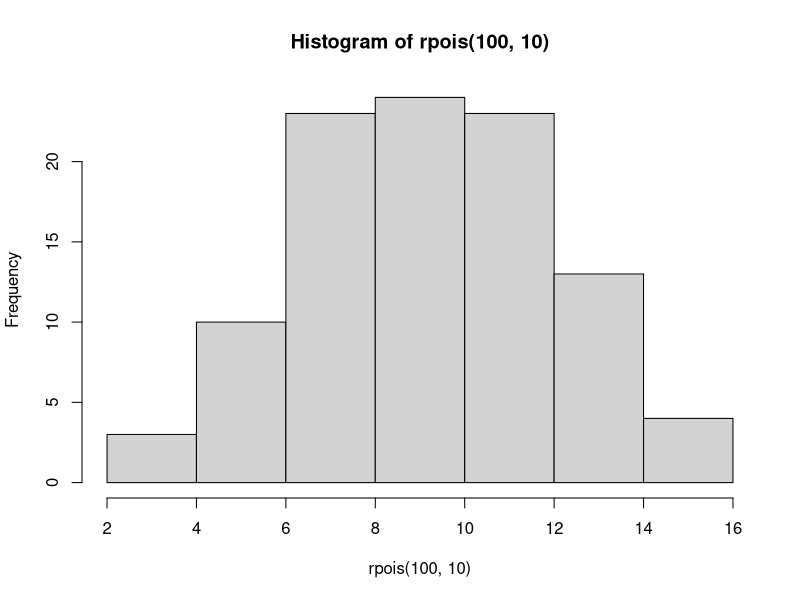
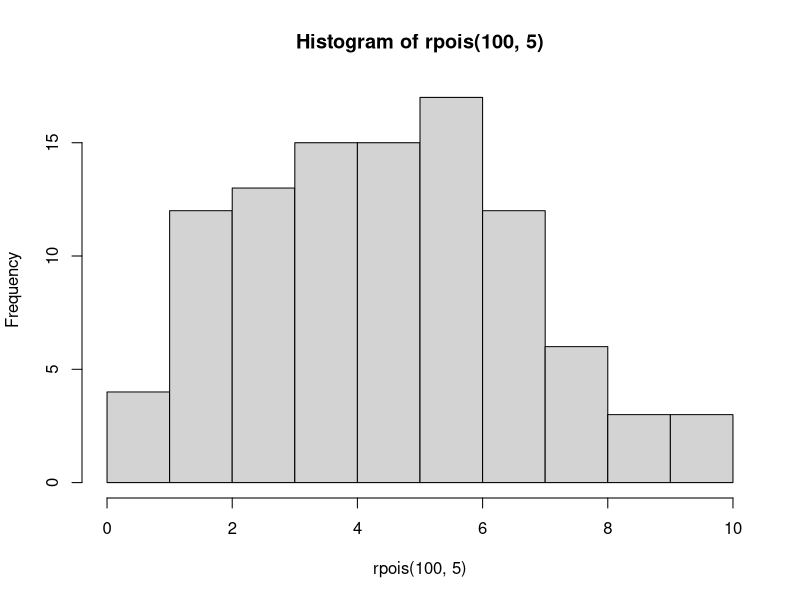
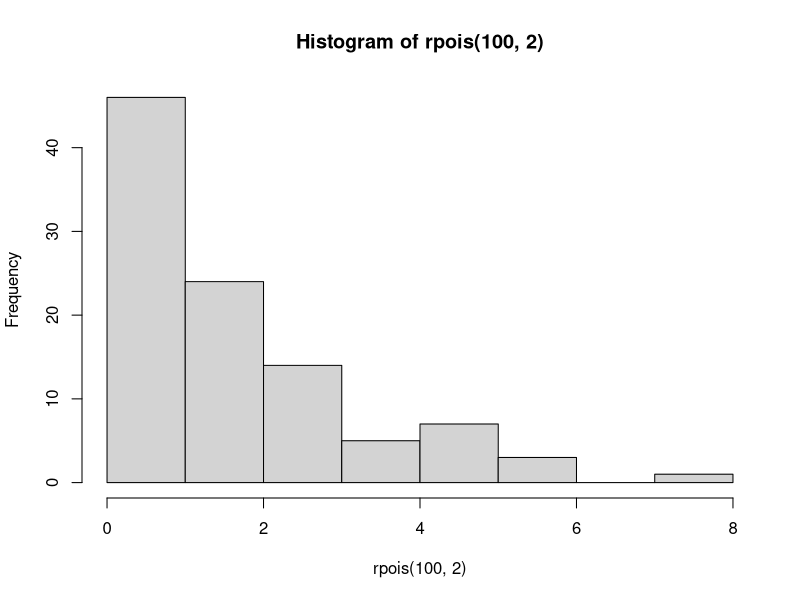
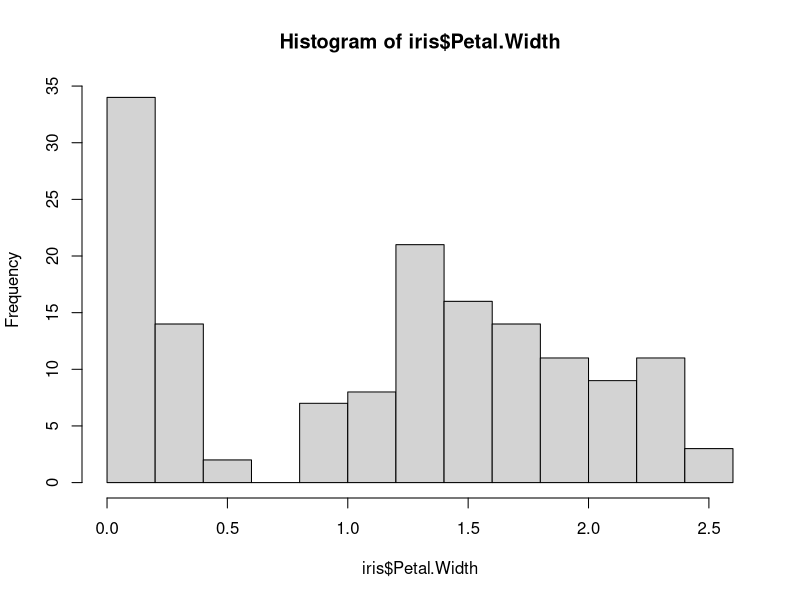
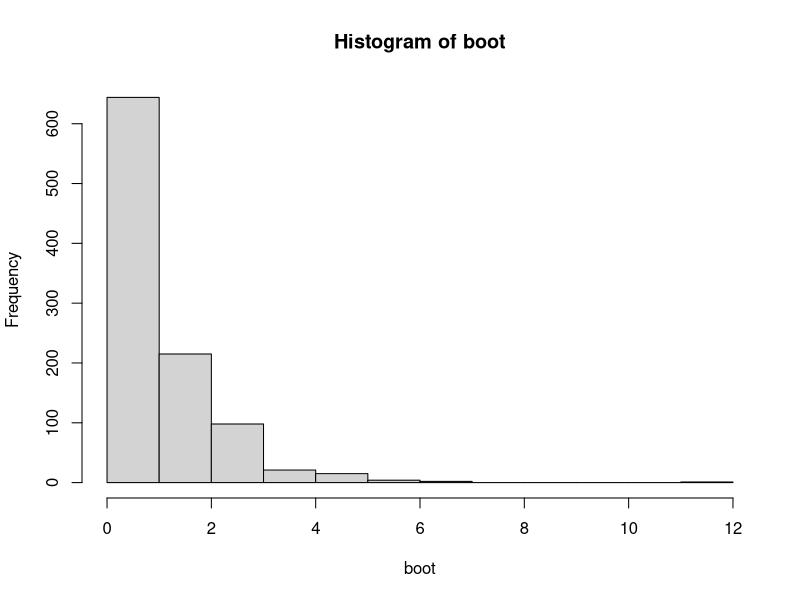
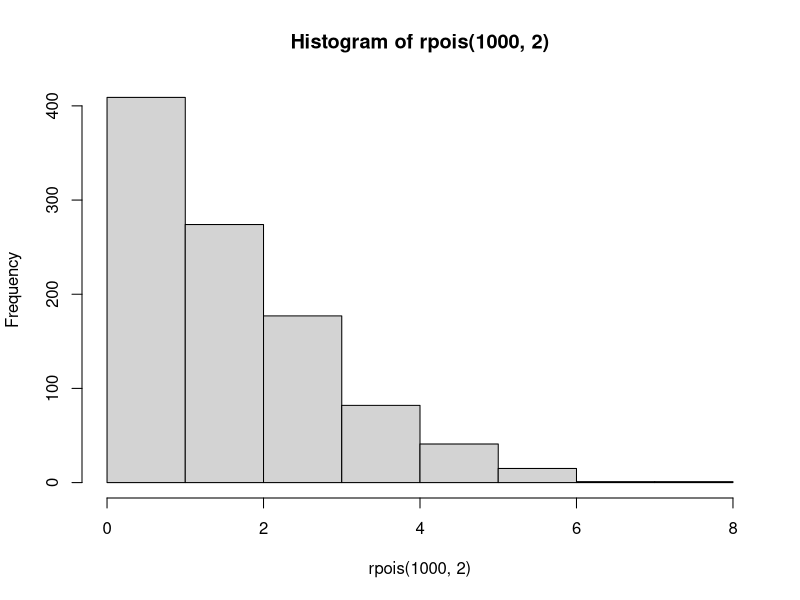
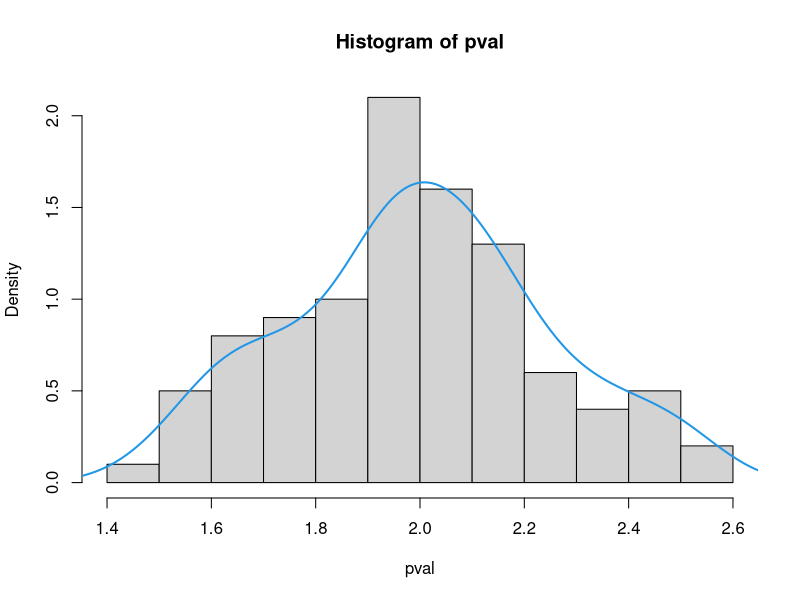
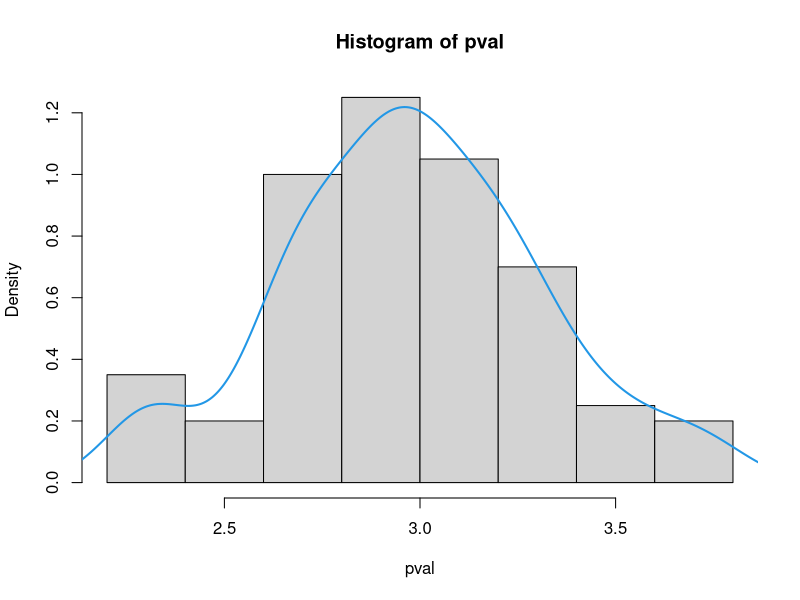

These figures' R source, in order:
## ---- chunk 1
#| label: learning-overview
learning_overview <- data.frame(
  section = "Biostatistics",
  category = "Statistical Principles & Estimands",
  topic = "Simulations and Bootstrapping"
)
learning_overview
## ---- chunk 2
knitr::opts_chunk$set(echo = TRUE)
## ---- chunk 3
set.seed(123)
hist(rpois(100, 10))
hist(rpois(100, 5))
hist(rpois(100, 2)) #not normality intuition

psum=c()
r=1
while (r<=20) {
  r=r+1
  count=1
  pval=c()
while ( count<=1000) {
  sample1=rpois(100,r) #re sample
  sample2=rpois(100,r)
  pval=c(pval,t.test(sample1,sample2)$p.value)
  count=count+1
}
  psum=c(psum,sum(pval<0.05)/1000)
}
psum

## ---- chunk 4
# example 1
hist(iris$Petal.Width) #violation of normal distribution
one.way <- aov(Petal.Width ~ Species, data = iris)
anov=summary(one.way)[[1]]$`F value`[1]
summary(one.way)

set.seed(123)
count=1
boot=c()
while ( count<=1000) {
  sample1=iris[sample(1:nrow(iris),replace=T,size =  table(iris$Species)[1]),]
  sample1$group=1
  sample2=iris[sample(1:nrow(iris),replace=T,size =  table(iris$Species)[2]),]
  sample2$group=2
  sample3=iris[sample(1:nrow(iris),replace=T,size =  table(iris$Species)[3]),]
  sample3$group=3
  sample=rbind(sample1,sample2,sample3)
  
  test=aov(Petal.Width ~ as.factor(group), data = sample)
  boot =c(boot,summary(test)[[1]]$`F value`[1]) 
  
  count=count+1
}
(sum(abs(boot)>abs(anov))/1000) # Equivalent to p value

hist(boot)

quantile(boot,.025)
quantile(boot,.975)

## ---- chunk 5
set.seed(123)
hist(rpois(1000, 2))

r=1
while (r<=10) {
  r=r+1
  count=1
  pval=c()
  while ( count<=100) {
    sample1=rpois(30,r)
    pval=c(pval,mean(sample1))
    count=count+1
  }
  hist(pval, prob = TRUE)
  lines(density(pval), col = 4, lwd = 2)
}
## ---- chunk 6
# if median
r=1
while (r<=10) {
  r=r+1
  count=1
  pval=c()
  while ( count<=1000) {
    sample1=rpois(30,r)
    pval=c(pval,median(sample1))
    count=count+1
  }
  hist(pval, prob = TRUE)
  lines(density(pval), col = 4, lwd = 2)
}
## ---- chunk 7
hist(residuals(one.way)) 
#Create a Normal Q-Q Plot of the residuals for "model_job_loss".
qqnorm(residuals(one.way), main = "Normal Q-Q Plot of Residuals")
qqline(residuals(one.way))

shapiro.test(residuals(one.way))
## ---- chunk 8
kruskal.test(iris$Petal.Width ,iris$Species)
